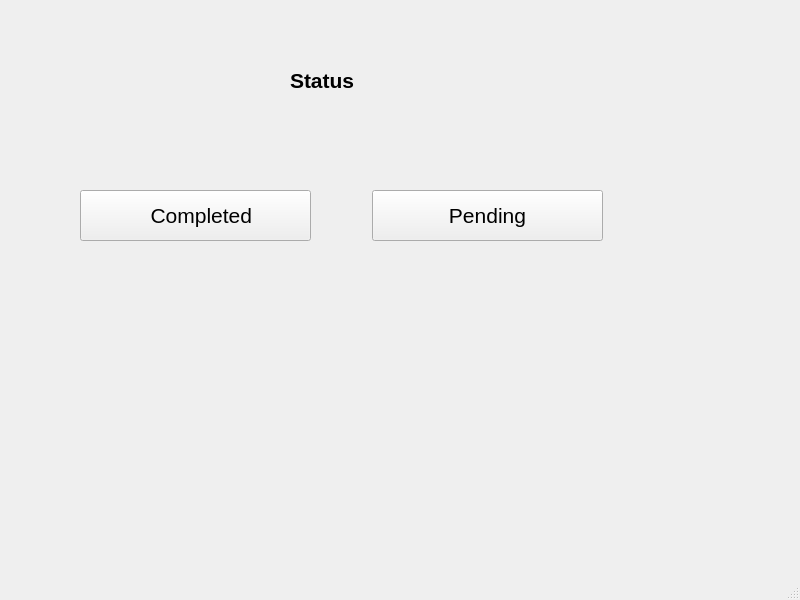
<?xml version="1.0" encoding="UTF-8"?>
<ui version="4.0">
 <class>status</class>
 <widget class="QMainWindow" name="status">
  <property name="geometry">
   <rect>
    <x>0</x>
    <y>0</y>
    <width>800</width>
    <height>600</height>
   </rect>
  </property>
  <property name="windowTitle">
   <string>MainWindow</string>
  </property>
  <widget class="QWidget" name="centralwidget">
   <widget class="QLabel" name="label">
    <property name="geometry">
     <rect>
      <x>290</x>
      <y>60</y>
      <width>161</width>
      <height>41</height>
     </rect>
    </property>
    <property name="font">
     <font>
      <pointsize>16</pointsize>
      <weight>75</weight>
      <bold>true</bold>
     </font>
    </property>
    <property name="text">
     <string>Status</string>
    </property>
   </widget>
   <widget class="QPushButton" name="pushButton">
    <property name="geometry">
     <rect>
      <x>80</x>
      <y>190</y>
      <width>231</width>
      <height>51</height>
     </rect>
    </property>
    <property name="font">
     <font>
      <pointsize>16</pointsize>
     </font>
    </property>
    <property name="text">
     <string>  Completed</string>
    </property>
   </widget>
   <widget class="QPushButton" name="pushButton_2">
    <property name="geometry">
     <rect>
      <x>372</x>
      <y>190</y>
      <width>231</width>
      <height>51</height>
     </rect>
    </property>
    <property name="font">
     <font>
      <pointsize>16</pointsize>
     </font>
    </property>
    <property name="text">
     <string>Pending</string>
    </property>
   </widget>
  </widget>
  <widget class="QMenuBar" name="menubar">
   <property name="geometry">
    <rect>
     <x>0</x>
     <y>0</y>
     <width>800</width>
     <height>26</height>
    </rect>
   </property>
  </widget>
  <widget class="QStatusBar" name="statusbar"/>
 </widget>
 <resources/>
 <connections/>
</ui>
